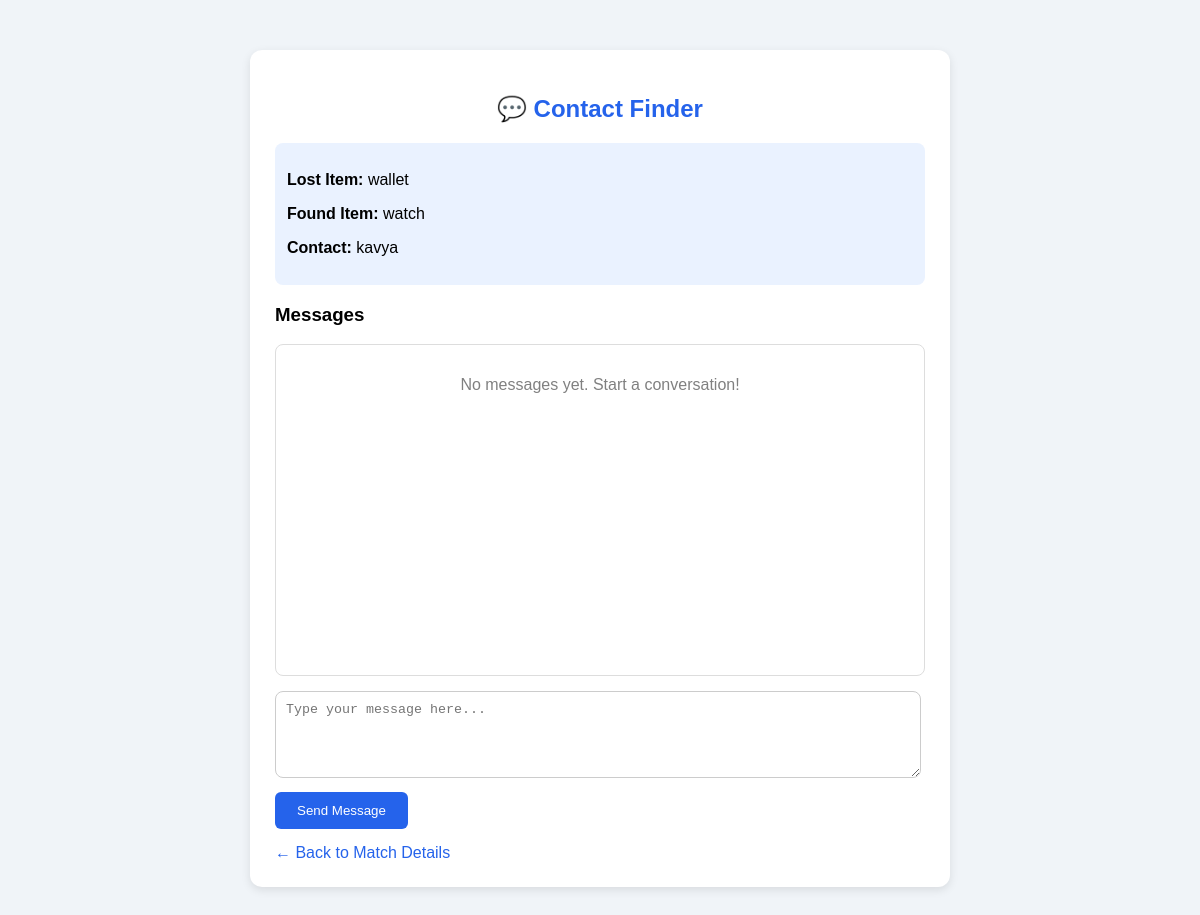
The page /messages?lost_id=5&found_id=8 (signed in) on the database its author committed.
### tables this page shows
CREATE TABLE lost_items (
            id INTEGER PRIMARY KEY AUTOINCREMENT,
            item_name TEXT NOT NULL,
            description TEXT NOT NULL,
            category TEXT NOT NULL,
            location TEXT NOT NULL,
            date_lost TEXT NOT NULL,
            image TEXT
        , user_id INTEGER);

CREATE TABLE found_items (
            id INTEGER PRIMARY KEY AUTOINCREMENT,
            item_name TEXT NOT NULL,
            description TEXT NOT NULL,
            category TEXT NOT NULL,
            location TEXT NOT NULL,
            date_found TEXT NOT NULL,
            image TEXT NOT NULL
        , user_id INTEGER);

CREATE TABLE users (
            id INTEGER PRIMARY KEY AUTOINCREMENT,
            fullname TEXT NOT NULL,
            email TEXT UNIQUE NOT NULL,
            password TEXT NOT NULL
        );

### app.py (the view, shortened to what this page needs)
@app.route("/messages", methods=["GET", "POST"])
@login_required
def messages():
    lost_id = request.args.get("lost_id", type=int)
    found_id = request.args.get("found_id", type=int)
    if not lost_id or not found_id:
        return "Invalid match details.", 400
    conn = get_db_connection()
    lost_item = conn.execute(
        "SELECT * FROM lost_items WHERE id = ?",
        (lost_id,)
    ).fetchone()
    found_item = conn.execute(
        "SELECT * FROM found_items WHERE id = ?",
        (found_id,)
    ).fetchone()
    if not lost_item or not found_item:
        conn.close()
        return "Match not found.", 404
    current_user = session["user_id"]
    lost_owner = lost_item["user_id"]
    finder = found_item["user_id"]
    score = calculate_similarity(
        item_text(lost_item),
        item_text(found_item)
    )
    if (
        lost_owner is None
        or finder is None
        or lost_owner == finder
        or current_user not in (lost_owner, finder)
        or score < 15
    ):
        conn.close()
        return "You are not allowed to access this chat.", 403
    other_user_id = (
        finder if current_user == lost_owner else lost_owner
    )
    other_user = conn.execute(
        "SELECT fullname FROM users WHERE id = ?",
        (other_user_id,)
    ).fetchone()
    if not other_user:
        conn.close()
        return "Other student account not found.", 404
    chat_messages = conn.execute("""
        SELECT
            messages.*,
            users.fullname AS sender_name
        FROM messages
        JOIN users ON users.id = messages.sender_id
        WHERE messages.lost_item_id = ?
          AND messages.found_item_id = ?
        ORDER BY messages.created_at ASC, messages.id ASC
    """, (lost_id, found_id)).fetchall()
    conn.close()
    return render_template(
        "messages.html",
        chat_messages=chat_messages,
        other_user=other_user,
        current_user=current_user,
        lost_item=lost_item,
        found_item=found_item
    )

### app.py (called while the page is built)
def get_db_connection():
    conn = sqlite3.connect("campusfind.db")
    conn.row_factory = sqlite3.Row
    conn.execute("PRAGMA foreign_keys = ON")
    return conn

def login_required(function):
    @wraps(function)
    def wrapper(*args, **kwargs):
        if "user_id" not in session:
            return redirect(url_for("login"))
        return function(*args, **kwargs)
    return wrapper

def item_text(item):
    return " ".join([
        item["item_name"] or "",
        item["description"] or "",
        item["category"] or "",
        item["location"] or ""
    ])

### templates/messages.html (shortened to what this page needs)
<!DOCTYPE html>
<html>
<head>
</head>
<body>
<div class="chat-container">
    <h2>💬 Contact Finder</h2>
    <div class="item-details">
        <p><b>Lost Item:</b> {{ lost_item.item_name }}</p>
        <p><b>Found Item:</b> {{ found_item.item_name }}</p>
        <p><b>Contact:</b> {{ other_user.fullname }}</p>
    </div>
    <h3>Messages</h3>
    <div class="chat-box">
        {% for msg in chat_messages %}
            {% if msg.sender_id == current_user %}
                <div class="message sent">
                    {{ msg.message }}
                </div>
            {% else %}
                <div class="message received">
                    {{ msg.message }}
                </div>
            {% endif %}
        {% else %}
            <p style="text-align:center; color:gray;">
                No messages yet. Start a conversation!
            </p>
        {% endfor %}
    </div>
    <form method="POST"
          action="{{ url_for('messages',
          lost_id=lost_item.id,
          found_id=found_item.id) }}">
        <textarea name="message"
                  placeholder="Type your message here..."
                  required></textarea>
        <button type="submit">Send Message</button>
    </form>
    <a class="back-btn"
       href="{{ url_for('match_details',
       lost_id=lost_item.id,
       found_id=found_item.id) }}">
        ← Back to Match Details
    </a>
</div>
</body>
</html>

### templates/messages.html (style rules this page uses)
body { font-family: Arial, sans-serif; background: #f0f4f8; margin: 0; padding: 20px; }
.chat-container { width: 90%; max-width: 650px; margin: 30px auto; background: white; padding: 25px; border-radius: 12px; box-shadow: 0 3px 10px rgba(0,0,0,0.1); }
h2 { color: #2563eb; text-align: center; }
.item-details { background: #eaf2ff; padding: 12px; border-radius: 8px; margin-bottom: 15px; }
.chat-box { height: 300px; overflow-y: auto; border: 1px solid #ddd; padding: 15px; border-radius: 8px; margin-bottom: 15px; }
textarea { width: 96%; height: 65px; padding: 10px; border: 1px solid #ccc; border-radius: 8px; resize: vertical; }
button { background: #2563eb; color: white; padding: 11px 22px; border: none; border-radius: 6px; cursor: pointer; margin-top: 10px; }
.back-btn { display: inline-block; margin-top: 15px; color: #2563eb; text-decoration: none; }

### rows shown on the page
lost_items: item_name "wallet"
found_items: item_name "watch"
users: fullname "kavya"
